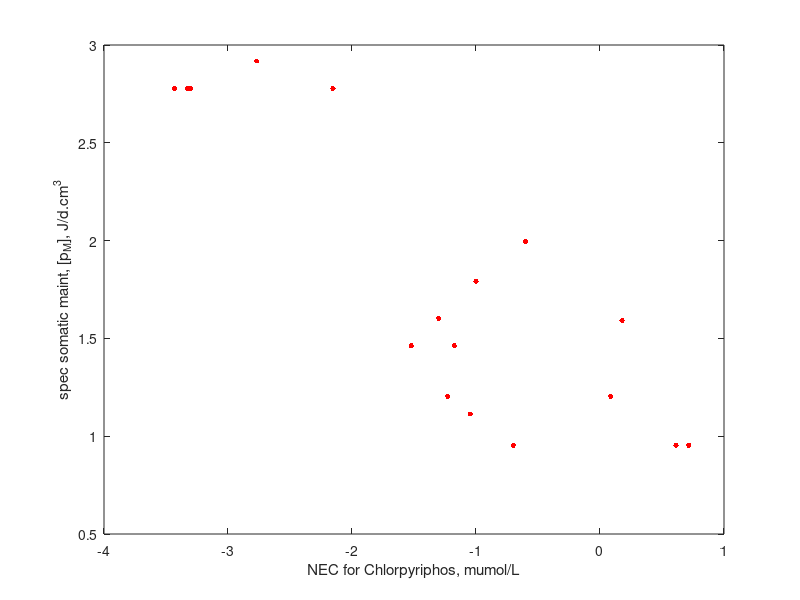

Write MATLAB code to recreate this figure. (Note: this script raises an error after producing the figure.)
function BaasKooy2015_SI(figi)
% Supporting Information for BaasKooy2015
% Title:  Sensitivity of animals to chemical compounds links to metabolic rate
% Authors: Baas & Kooijman
% Journal: Ecotoxicology 24 (2015) 657–663
% DOI: 10.1007/s10646-014-1413-5
% Date: 2023/03/01
% 
% Matlab scripts to generate the figures in the publication
%
% To run the scripts you need
% 1) Matlab (the student version will suffice)
% 2) Download AmPdata from http://www.bio.vu.nl/thb/deb/deblab/add_my_pet/
%    Goto AmPdata in dropdown "COLLECTION", unpack the zip-file, save the 2 .mat-files in a directory, set the path in Matlab to this directory.
% 3) Copy DEBtool from http://www.github.com/add-my-pet/DEBtool_M/ in a directory, set the path in Matlab to this directory.
% 4) Copy AmPtool from http://www.github.com/add-my-pet/AmPtool/ in a directory, set the path in Matlab to this directory.
%
% Set Path in Matlab is in the toolbar of the Command Window of Matlab if full-screen
% Load this script-file in the Matlab Editor
%
% To run the code (here for section 3), open this file in the Matlab Editor and type in the Matlab window: BaasKooy2015_SI(3)
%
% Remarks: 
%  The figures show current AmP data, which might change in time; the results might differ from the publication
%  The scripts call functions read_allStat; the first call to these functions loads the allStat.mat file, which can take some time
%  Click on a marker in the Matlab-figure to see the species name
%  Uncomment "print" to save the Matlab-figure to a png-file
%  Modify selection of taxa and markers by changing the legend (e.g. legend_RSED), see https://add-my-pet.github.io/AmPtool/docs/index.html
%  Allowed names of taxa match the names of the tree nodes at http://www.bio.vu.nl/thb/deb/deblab/add_my_pet/species_tree_Animalia.html

  close all
  
  title = ['animals ', datestr(date,26)];

  if ~exist('figi','var')
    figi = 1:5;
  end
  
  for i=1:length(figi)
 
    switch figi(i)
      case 1 % fig 1a: NEC-pM for Chlorpyriphos
        nm_Chlor = {...
        'Paratya_australiensis'    % +
        'Gammarus_pulex'           % +
        'Macrobachium_lanchesteri' % -
        'Neocaridina_denticulata'  % -
        'Palaemonetes_pugio'       % +
        'Parathelphusinae'         % -
        'Procambarus_clarkia'      % -
        'Gammarus_pseudolimnaeus'  % +
        'Hyalella_azteca'          % +
        'Anguilla_anguilla'        % +
        'Cirhinus_mrigala'         % +
        'Gibelion_catla'           % -
        'Lepomis_cyanellus'        % +
        'Melanotaenia_fluviatilis' % -
        'Oreochromis_mossambicus'  % +
        'Tilapia_guineensis'       % -
        'Ctenopharyngodon_idella'  % +
        'Gambusia_affinis'         % +
        };
    
        NEC_Chlor = [5e-4 5e-4 7e-3 1.22 1.7e-3 5e-2 5.9e-2 4.7e-4 3.7e-4 1.51 4.1 5.21 9e-2 0.2 6.7e-2 3e-2 0.1 0.25]; % mummol/L
        pM_Chlor = [600 600 600 16 828 40 16 600 600 39 9 9 13 9 29 29 62 99];
        
        Hfig = figure;
        val_plot = [log10(NEC_Chlor)',log10(pM_Chlor)']; 
        plot(val_plot(:,1), val_plot(:,2), '.r', 'Markersize',12)

        xlabel('NEC for Chlorpyriphos, mumol/L')
        ylabel('spec somatic maint, [p_M], J/d.cm^3');
        h = datacursormode(Hfig); entries_txt = nm_Chlor; n_entries = length(nm_Chlor);
        for i=1:n_entries; entries_txt{i} = strrep(entries_txt{i}, '_' , ' '); end
        h.UpdateFcn = @(obj, event_obj)xylabels(obj, event_obj, entries_txt, val_plot);
        datacursormode on % mouse click on plot
        %print -r0 -dpng NEC_pM_Chlor.png

      case 2 % fig 1b: NEC-pM for Malathion
        nm_Malat = {...
        'Barytelphusa_cunicularis'     % -
        'Gammarus_pulex'               % +
        'Macrobrachium_lamarrei'       % -
        'Oziotelphusa_senex'           % -
        'Channa_punctata'              % +
        'Cirhinus_mrigala'             % +
        'Lepomis_gibbosus'             % +
        'Puntius_sophore'              % -
        'Dania_rerio'                  % +
        'Cyprinus_carpio'              % +
        'Echinometra_mathaei'          % +
        'Elliptio_icterina'            % -
        'Lampsilis_subangulata'        % -
        'Daphnia_magna'                % +
        'Peltodytus_spec'              % -
        };
    
        NEC_Malat = [1.5 2e-3 3.5 12.6 1.52 3 1.4 2.8 2.8 3 2.3 38 23 1e-3 3]; % mummol/L
        pM_Malat = [40 600 27 40 18 18 13 61 60 61 19 40 29 1400 19];
        
        Hfig = figure;
        val_plot = [log10(NEC_Malat)',log10(pM_Malat)']; 
        plot(val_plot(:,1), val_plot(:,2), '.r', 'Markersize',12)

        xlabel('NEC for Malathion, mumol/L')
        ylabel('spec somatic maint, [p_M], J/d.cm^3');
        h = datacursormode(Hfig); entries_txt = nm_Malat; n_entries = length(nm_Malat);
        for i=1:n_entries; entries_txt{i} = strrep(entries_txt{i}, '_' , ' '); end
        h.UpdateFcn = @(obj, event_obj)xylabels(obj, event_obj, entries_txt, val_plot);
        datacursormode on % mouse click on plot
        %print -r0 -dpng NEC_pM_Malat.png


      case 3 % fig 1c: NEC-pM for Carbofuran
        nm_Carbo = {...
        'Gammarus_pulex'           % +
        'Anabas_testudineus'       % -
        'Heteropneustes_fossilis'  % -
        'Lepomis_cyanellus'        % +
        'Lepidocephalichthys_thermalis' % -
        'Mystus_vittatus'          % -
        'Gambusia_affinis'         % +
        };

        NEC_Carbo = [1.6e-2 4.07 2.4 0.7 6 0.46 2.3]; % mummol/L
        pM_Carbo = [600 20 18 13 8 18 99];
 
        Hfig = figure;
        val_plot = [log10(NEC_Carbo)',log10(pM_Carbo)']; 
        plot(val_plot(:,1), val_plot(:,2), '.r', 'Markersize',12)

        xlabel('NEC for Carbofuran, mumol/L')
        ylabel('spec somatic maint, [p_M], J/d.cm^3');
        h = datacursormode(Hfig); entries_txt = nm_Carbo; n_entries = length(nm_Carbo);
        for i=1:n_entries; entries_txt{i} = strrep(entries_txt{i}, '_' , ' '); end
        h.UpdateFcn = @(obj, event_obj)xylabels(obj, event_obj, entries_txt, val_plot);
        datacursormode on % mouse click on plot
         print -r0 -dpng NEC_pM_Carbo.png

      case 4 % fig 1d: NEC-pM for Carbaryl
        nm_Carba = {...
        'Cancer_magister'              % -
        'Gammarus_pulex'               % +
        'Homarus_americanus'           % +
        'Macrobrachium_dagam'          % -?
        'Macrobrachium_lamarrei'       % -
        'Palaemonetes_kadiakensis'     % -
        'Palaemonetes_pugio'           % +
        'Paratelphusa_jaquemontii'     % -
        'Daphnia_magna'                % +
        'Pontoporeia_hoyi'             % -
        'Procambarus_simulans'         % -
        'Scylla_serrata'               % -
        'Americamysis_bahia'           % +
        'Gammarus_pseudolimnaeus'      % +
        'Barbus_ticto'                 % -
        'Channa_punctata'              % +
        'Estheostoma_lepidum'          % -
        'Pseudosphromenus_dayi'        % - Macropocus_cupanus
        'Nuria_danrica'                % -
        'Scarphirhynchus_platorynchus' % -
        'Ictalurus_punctatus'          % +
        'Lepomis_macrochirus'          % +
        'Menidia_beryllina'            % +
        'Pimephales_promelas'          % +
        'Salvelinus_fontinalis'        % +
        'Cyprinus_carpio'              % +
        'Oncorhynchus_kisutch'         % +
        'Oncorhynchus_mykiss'          % +
        'Carassius_auratus'            % +
        'Etheostoma_rubrum'            % -
        'Corbicula_fluminea'           % +
        };
          
        NEC_Carba = [.82 .11 .1 .16 .11 .42 .108 17.5 .108 .8 11.1 2.3 4.2e-2 3.1e-2 17.9 11.8 8.9 61 55 5.8 61 10.8 7.9 24.8 .23 4.8 2.3 4.3 10.1 9.3 25]; % mummol/L
        pM_Carba = [40 600 27 27 27 828 828 40 1400 600 40 40 600 600  18 18 61 21 61 10 18 13 42 61 83 31 42 83 61 61 28];
        
        Hfig = figure;
        val_plot = [log10(NEC_Carba)',log10(pM_Carba)']; 
        plot(val_plot(:,1), val_plot(:,2), '.r', 'Markersize',12)

        xlabel('NEC for Carbaryl, mumol/L')
        ylabel('spec somatic maint, [p_M], J/d.cm^3');
        h = datacursormode(Hfig); entries_txt = nm_Carba; n_entries = length(nm_Carba);
        for i=1:n_entries; entries_txt{i} = strrep(entries_txt{i}, '_' , ' '); end
        h.UpdateFcn = @(obj, event_obj)xylabels(obj, event_obj, entries_txt, val_plot);
        datacursormode on % mouse click on plot
        %print -r0 -dpng NEC_pM_Carba.png
      
      case 5 % fig 2: Li-pM for RSED
        shstat_options('default');
        [HfigLipM, HlegLipM] = shstat({'L_i', 'p_M'}, legend_RSED, title); 
        
        figure(HfigLipM)
        xlabel('ultimate structural length, _{10}log L_{\infty}, cm')
        ylabel('spec somatic maint rate, _{10}log [p_M], J/d.cm^3')
        %print -r0 -dpng Li_pM.png
        figure(HlegLipM)
        %print -r0 -dpng legend_RSED.png
          
    end
  end
end
